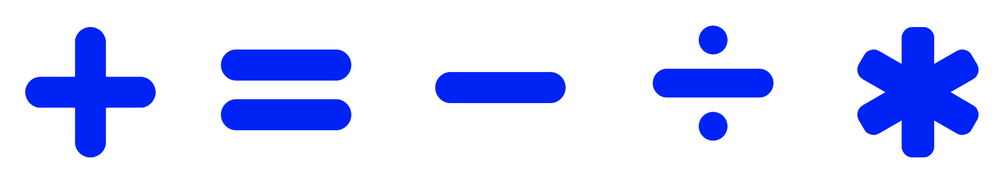
#> input picture data/original_operators.png, 1000 x 182 px, shrunk from 1736 x 316 before the run
$ python -i classify_lib.py   (imports and definitions only)
#> lines starting #> are read from the running program, lines starting #| are printed output that depends on the picture
import tarfile
import os
import skimage.io

import numpy as np
import matplotlib.pyplot as plt

from PIL import Image #to write text on pictures

#method 1 :
import imageio #to load png pictures
from skimage import img_as_ubyte
from skimage import filters
from skimage.color import rgb2gray
from skimage.color import rgba2rgb
#from skimage import filters
from skimage.filters import rank
from skimage.filters import median
from skimage.filters import gaussian
from skimage.filters import sobel
from skimage.morphology import disk
from skimage.morphology import erosion
from skimage.morphology import closing
from skimage.morphology import opening
from skimage.morphology import rectangle
from skimage.morphology import area_closing
from skimage.morphology import area_opening

from skimage.draw import rectangle
#from skimage.draw import circle
from skimage.measure import label


from skimage.segmentation import watershed
from skimage.segmentation import active_contour

#method 2 :
# from skimage.util import img_as_ubyte
from sklearn.cluster import KMeans
from sklearn.decomposition import PCA


import warnings
import cv2 # tested using version 4.1.2
#if cv2.__version__ != "4.1.2" :
#  warnings.warn("OpenCV currently running version {}, developement version is 4.1.2".format(cv2.__version__))

#======================================================================
# To compute Fourier Descriptor
#======================================================================
ONE_OBJECT_SIGNS = (PLUS, MINUS, TIMES) = 0,2,4  #the index of the + - and * symbols

#======================================================================
# To compute Fourier Descriptor
#======================================================================


# [75 lines left out: functions get_contour, extract_fourier_descriptor, compute_feat_with_fourier_descriptor, not called in this run]

#======================================================================
# To compute nb_objects per picture and total area of picture
#======================================================================

def compute_nb_objects(pic, thresh = 0.9, interval = 0.2):
    """
    return nb_object in the picture (background does NOT count as an object)
    also return the total area of the objects

    input : the picture is composed of pixel with values between 0 and 1 !!!

    """
#> called with thresh = 0.9, interval = 0.2
    if pic.shape[-1] == 4:
        im_gray = np.copy(rgb2gray(rgba2rgb(im)))
    elif pic.shape[-1] == 3:
        im_gray = np.copy(rgb2gray(pic))  # convert to grayscale
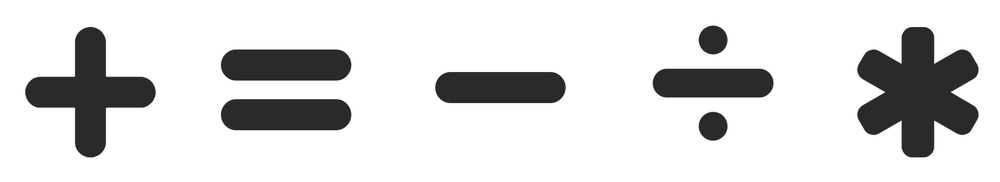
#> im_gray: shape (182, 1000) float64; min 0.111, max 1, mean 0.851
    elif len(pic.shape) ==2:
        im_gray = np.copy(pic)
    else:
        "\n This picture is neither RBGA nor RGB nor greyscale"

    denoised = rank.median(img_as_ubyte(im_gray), disk(1))  #denoise image
    # define markers for wateshed : one small rectagle to define background
    # and markers where there is no background. The background is defined as an interval around the mean color of the image
    markers = np.zeros_like(im_gray)

                    #!!! maybe use Kmeans to classify the pixels in two classes : background from symbols ?
    #thresh = 0.9    #!!! np.average(im_gray)
    #interval = 0.2  #!!! to adjust probably !!!
    markers[im_gray<thresh-interval] = 1
    markers[im_gray>thresh+interval] = 1
    area = np.sum(markers==1)
    rr, cc = rectangle((0,0), extent=(20,20), shape=markers.shape) #maybe to adjust the shape too
    markers[rr,cc] = 1
    markers = label(markers)

    edge_sobel = filters.sobel(denoised)     # sobel edges
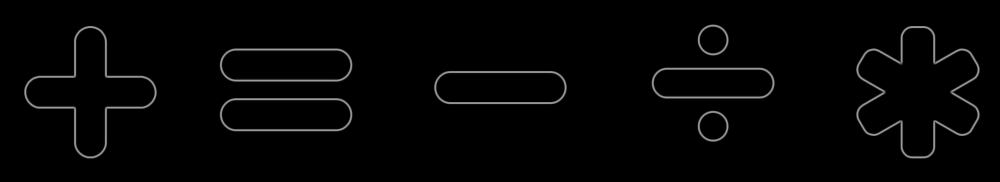
#> edge_sobel: shape (182, 1000) float64; min 0, max 0.627, mean 0.0156
    labels = watershed(edge_sobel, markers)  # perform the watershed
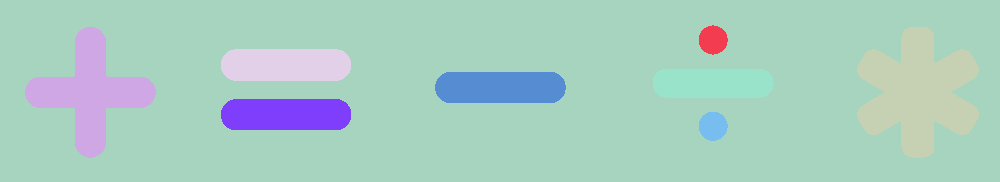
#> labels: shape (182, 1000) int64; 9 distinct labels, from 1 to 9; one colour per label, 0 black

    nb_obj = np.max(labels)-1
#> nb_obj = 8
    return nb_obj, area

>>> import cv2
>>> picture = cv2.cvtColor(cv2.imread('../../../data/original_operators.png'), cv2.COLOR_BGR2RGB)
>>> result = compute_nb_objects(picture)
#> result = (8, 32814)
